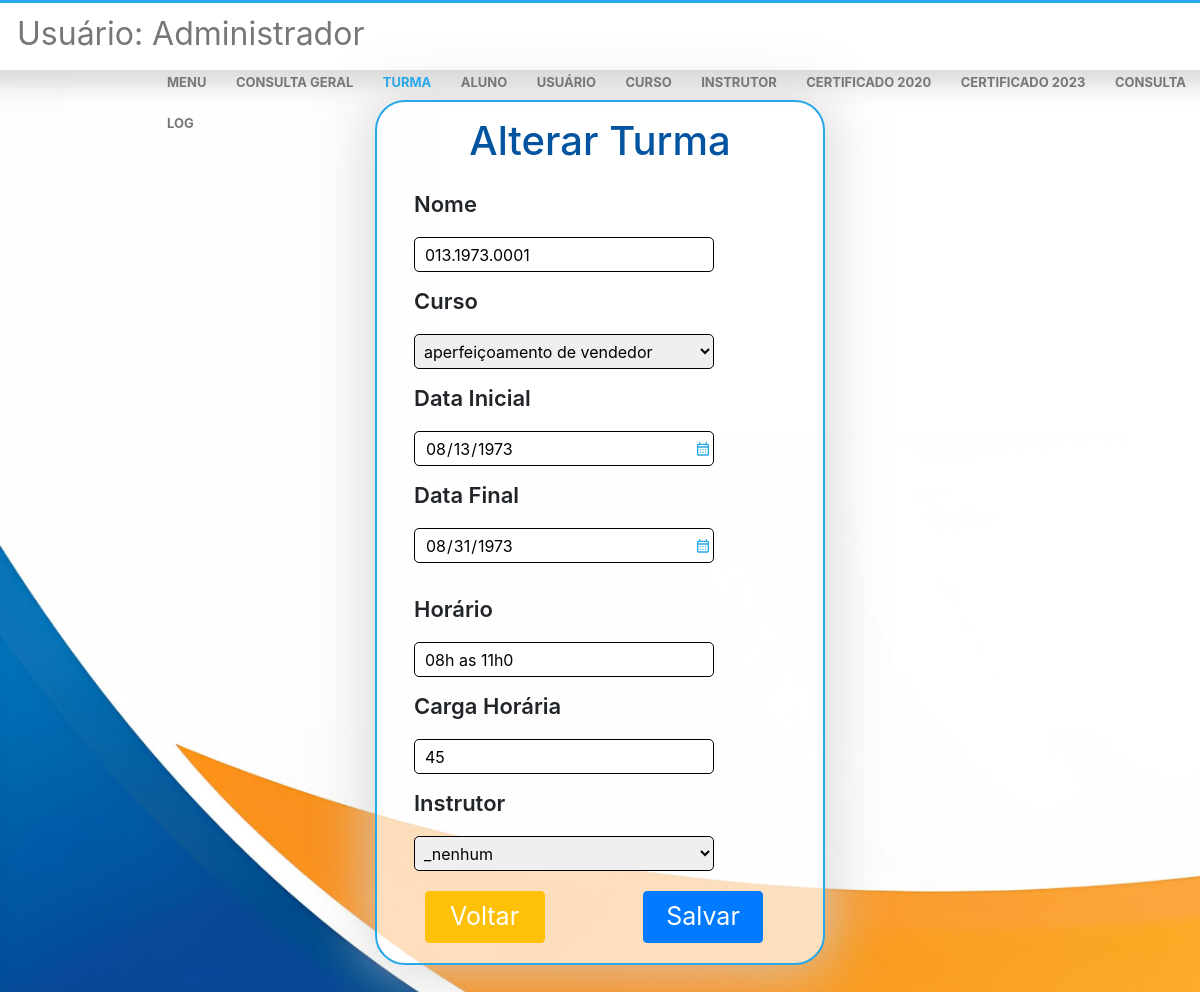
/menu/turupdate.php?updateid=12 (signed in), run on the app's committed database.
### tables this page shows
CREATE TABLE `turma` (
  `id` int(11) NOT NULL,
  `nome` varchar(100) NOT NULL,
  `data_periodo_inicial` date NOT NULL,
  `data_periodo_final` date NOT NULL,
  `idcurso` int(11) NOT NULL,
  `horario` varchar(50) NOT NULL,
  `idinstrutor` int(11) NOT NULL,
  `natureza` varchar(50) NOT NULL,
  `cargahoraria` varchar(10) NOT NULL
);

### menu/turupdate.php (the view, shortened to what this page needs)
<?php
include('../connect.php');
$id = $_GET['updateid'];
$sql = "select * from turma where id = " . $id;
$result = mysqli_query($con, $sql);
$row = mysqli_fetch_assoc($result);
$nome = $row['nome'];
$data_periodo_inicial = $row['data_periodo_inicial'];
$data_periodo_final = $row['data_periodo_final'];
$horario = $row['horario'];
$cargahoraria = $row['cargahoraria'];
$idcurso = $row['idcurso'];
$idinstrutor = $row['idinstrutor'];
?>
<!DOCTYPE html>
<html lang="pt-br">
<head>
    <link rel="stylesheet" href="https://stackpath.bootstrapcdn.com/bootstrap/4.1.3/css/bootstrap.min.css"
>
</head>
<body style="background-image: url(../img/fundo.jpg); background-size: cover;">
    <div class="nav">
        <div class="row" id="rowtop">
            <div id="usushow">
                <h2>Usuário:
                    <span>
                        <?php echo $_SESSION['nome']; ?>
                    </span>
                </h2>
            </div>
            <div class="mnu">
                <a id="atop" href="../menu.php" style="text-decoration: none;">MENU</a>
                <a id="atop" href="conselect.php" style="text-decoration: none;">CONSULTA GERAL</a>
                <a id="atop" href="turselect.php" style="text-decoration: none;color: #28a7e9">TURMA</a>
                <a id="atop" href="aluselect.php" style="text-decoration: none;">ALUNO</a>
                <a id="atop" href="ususelect.php" style="text-decoration: none;">USUÁRIO</a>
                <a id="atop" href="curselect.php" style="text-decoration: none;">CURSO</a>
                <a id="atop" href="insselect.php" style="text-decoration: none;">INSTRUTOR</a>
                <a id="atop" href="certificado2020.php" style="text-decoration: none;">CERTIFICADO 2020</a>
                <a id="atop" href="certificado2023.php" style="text-decoration: none;">CERTIFICADO 2023</a>
                <a id="atop" href="logselect.php" style="text-decoration: none;">CONSULTA LOG</a>
            </div>
        </div>
    </div>
    <center>
        <div class="container-fluid" style="width: 40%;">
            <form method="POST">
                <div class="jumbotron">
                    <h1 style="color: rgb(2, 84, 160); ">Alterar Turma</h1>
                    <div class="row">
                        <div class="col">
                            <p class="pselect">Nome</p>
                            <input type="text" id="inpselect" name="nome" value="<?php echo $nome ?>">
                            <br><br>
                            <p class="pselect">Curso</p>
                            <?php
                            $sql = 'select * from curso order by nome';
                            $result = mysqli_query($con, $sql);
                            if ($result) {
                                echo '<select  id="selcurso" name="idcurso" required>';
                                while ($row = mysqli_fetch_assoc($result)) {
                                    if ($row['id'] == $idcurso) {
                                        echo '<option value ="' . $row['id'] . '" selected>' . $row['nome'] . '</option>';
                                    } else {
                                        echo '<option value ="' . $row['id'] . '" >' . $row['nome'] . '</option>';
                                    }
                                }
                                echo '</select>';
                            }
                            ?>
                            <br><br>
                            <p class="pselect">Data Inicial</p>
                            <input type="date" id="inpselect" name="data_periodo_inicial"
                                value="<?php echo $data_periodo_inicial ?>">
                            <br><br>
                            <p class="pselect">Data Final</p>
                            <input type="date" id="inpselect" name="data_periodo_final"
                                value="<?php echo $data_periodo_final ?>">
                        </div>
                        <div class="col">
                            <p class="pselect">Horário</p>
                            <input type="text" id="inpselect" name="horario" value="<?php echo $horario ?>">
                            <br><br>
                            <p class="pselect">Carga Horária</p>
                            <input type="text" id="inpselect" name="cargahoraria" value="<?php echo $cargahoraria ?>">
                            <br><br>
                            <p class="pselect">Instrutor</p>
                            <?php
                            $sql = 'select * from instrutor order by nome';
                            $result = mysqli_query($con, $sql);
                            if ($result) {
                                echo '<select id = "selcurso" name="idinstrutor" style="">';
                                while ($row = mysqli_fetch_assoc($result)) {
                                    if ($row['id'] == $idinstrutor) {
                                        echo '<option value ="' . $row['id'] . '" selected>' . $row['nome'] . '</option>';
                                    } else {
                                        echo '<option value ="' . $row['id'] . '" >' . $row['nome'] . '</option>';
                                    }
                                }
                                echo '</select>';
                            }
                            ?>
                        </div>
                    </div>
                    <div class="row">
                        <div class="col">
                            <a href="turselect.php">
                                <button type="button" class="btn btn-warning"
                                    style="width: 120px;font-size: 25px;  color: white;">Voltar</button>
                            </a>
                        </div>
                        <div class="col">
                            <button type="submit" name="submit" class="btn btn-primary"
                                style="width: 120px;font-size: 25px; color: white;">Salvar</button>
                        </div>
                    </div>
                </div>
        </div>
    </center>
</body>
</html>

### menu/turupdate.php (style rules this page uses)
.col { padding-top: 15px; padding-bottom: 15px; padding-left: 20px; padding-right: 20px; }
.pselect { text-align: left; font-weight: 600; font-size: 22px; }
#selcurso { width: 300px; height: 35px; padding-left: 5px; border-color: #2aa2ff; }
option { background-color: #008bf6; border: solid 2px yellow; color: white; font-weight: 500; }
.jumbotron { box-shadow: 0px 0px 55px 7px #cfcfcfc9; border: solid 2px #28a7e9; border-radius: 30px; background-color: rgba(255, 255, 255, 0.700); margin-top: 30px; padding-top: 15px; padding-bottom: 5px; width: fit-content; }
input { width: 300px; height: 35px; border: 1px solid black; padding-left: 10px; border-radius: 5px; float: left; }
#selcurso { width: 300px; height: 35px; padding-left: 5px; border-radius: 5px; border: solid 1px; float: left; }
.nav { background-color: #fff; box-shadow: 0px 0px 20px 15px #95959557; border-top: #28a7e9 3px solid; height: 70px; padding: 12px 0px 0px 12px; line-height: 40px; }
.mnu { margin-left: 500px; }
@media only screen and (max-width: 1660px) { .mnu { margin-left: 50px; } }
@media only screen and (max-width: 1360px) { .mnu { margin-left: 200px; } }
@media only screen and (max-width: 1360px) { #usushow { margin-left: 100px; } }
@media only screen and (max-width: 1222px) { .mnu { margin-left: 170px; } }
@media only screen and (max-width: 1222px) { #usushow { margin-left: 10px; } }
button { margin-top: -10px; }
a { color: #777777; margin-right: 25px; font-weight: 700; font-size: 13px; }
#usushow { color: #777777; margin-left: 20px; }
h2 { font-weight: 400; }

### data on the page
turma: nome "013.1973.0001", data_periodo_inicial "08/13/1973", data_periodo_final "08/31/1973", horario "08h as 11h0", cargahoraria "45"

### other printed values
$_SESSION['nome'] "Administrador"
form field idcurso "aperfeiçoamento de vendedor"
form field idinstrutor "_nenhum"
